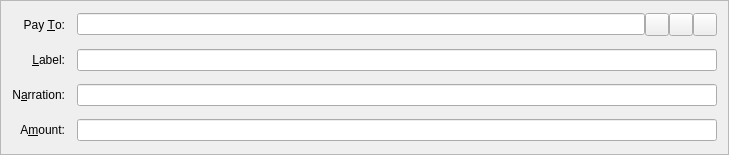
<?xml version="1.0" encoding="UTF-8"?>
<ui version="4.0">
 <class>SendCoinsEntry</class>
 <widget class="QFrame" name="SendCoinsEntry">
  <property name="geometry">
   <rect>
    <x>0</x>
    <y>0</y>
    <width>729</width>
    <height>155</height>
   </rect>
  </property>
  <property name="windowTitle">
   <string>Form</string>
  </property>
  <property name="frameShape">
   <enum>QFrame::StyledPanel</enum>
  </property>
  <property name="frameShadow">
   <enum>QFrame::Sunken</enum>
  </property>
  <layout class="QGridLayout" name="gridLayout">
   <property name="spacing">
    <number>12</number>
   </property>
   <item row="6" column="0">
    <widget class="QLabel" name="label">
     <property name="text">
      <string>A&amp;mount:</string>
     </property>
     <property name="alignment">
      <set>Qt::AlignRight|Qt::AlignTrailing|Qt::AlignVCenter</set>
     </property>
     <property name="buddy">
      <cstring>payAmount</cstring>
     </property>
    </widget>
   </item>
   <item row="3" column="0">
    <widget class="QLabel" name="label_2">
     <property name="text">
      <string>Pay &amp;To:</string>
     </property>
     <property name="alignment">
      <set>Qt::AlignRight|Qt::AlignTrailing|Qt::AlignVCenter</set>
     </property>
     <property name="buddy">
      <cstring>payTo</cstring>
     </property>
    </widget>
   </item>
   <item row="6" column="1">
    <widget class="BitcoinAmountField" name="payAmount"/>
   </item>
   <item row="4" column="1">
    <layout class="QHBoxLayout" name="horizontalLayout_2">
     <property name="spacing">
      <number>0</number>
     </property>
     <item>
      <widget class="QValidatedLineEdit" name="addAsLabel">
       <property name="enabled">
        <bool>true</bool>
       </property>
       <property name="toolTip">
        <string>Enter a label for this address to add it to your address book</string>
       </property>
      </widget>
     </item>
    </layout>
   </item>
   <item row="5" column="0">
    <widget class="QLabel" name="label_3">
     <property name="text">
      <string>N&amp;arration:</string>
     </property>
     <property name="alignment">
      <set>Qt::AlignRight|Qt::AlignTrailing|Qt::AlignVCenter</set>
     </property>
     <property name="buddy">
      <cstring>narration</cstring>
     </property>
    </widget>
   </item>
   <item row="5" column="1">
    <widget class="QValidatedLineEdit" name="narration">
     <property name="enabled">
      <bool>true</bool>
     </property>
     <property name="toolTip">
      <string>Enter a short note to send with payment (max 24 characters)</string>
     </property>
    </widget>
   </item>
   <item row="4" column="0">
    <widget class="QLabel" name="label_4">
     <property name="text">
      <string>&amp;Label:</string>
     </property>
     <property name="alignment">
      <set>Qt::AlignRight|Qt::AlignTrailing|Qt::AlignVCenter</set>
     </property>
     <property name="buddy">
      <cstring>addAsLabel</cstring>
     </property>
    </widget>
   </item>
   <item row="3" column="1">
    <layout class="QHBoxLayout" name="payToLayout">
     <property name="spacing">
      <number>0</number>
     </property>
     <item>
      <widget class="QValidatedLineEdit" name="payTo">
       <property name="toolTip">
        <string>The UnxCoin address to send the payment to  (e.g. UPg3KZKqkCHyVns744SDw6u1bKcnYDaLN3b)</string>
       </property>
       <property name="maxLength">
        <number>34</number>
       </property>
      </widget>
     </item>
     <item>
      <widget class="QToolButton" name="addressBookButton">
       <property name="toolTip">
        <string>Choose address from address book</string>
       </property>
       <property name="text">
        <string/>
       </property>
       <property name="icon">
        <iconset resource="../bitcoin.qrc">
         <normaloff>:/icons/address-book</normaloff>:/icons/address-book</iconset>
       </property>
       <property name="shortcut">
        <string>Alt+A</string>
       </property>
      </widget>
     </item>
     <item>
      <widget class="QToolButton" name="pasteButton">
       <property name="toolTip">
        <string>Paste address from clipboard</string>
       </property>
       <property name="text">
        <string/>
       </property>
       <property name="icon">
        <iconset resource="../bitcoin.qrc">
         <normaloff>:/icons/editpaste</normaloff>:/icons/editpaste</iconset>
       </property>
       <property name="shortcut">
        <string>Alt+P</string>
       </property>
      </widget>
     </item>
     <item>
      <widget class="QToolButton" name="deleteButton">
       <property name="toolTip">
        <string>Remove this recipient</string>
       </property>
       <property name="text">
        <string/>
       </property>
       <property name="icon">
        <iconset resource="../bitcoin.qrc">
         <normaloff>:/icons/remove</normaloff>:/icons/remove</iconset>
       </property>
      </widget>
     </item>
    </layout>
   </item>
  </layout>
 </widget>
 <customwidgets>
  <customwidget>
   <class>QValidatedLineEdit</class>
   <extends>QLineEdit</extends>
   <header>qvalidatedlineedit.h</header>
  </customwidget>
  <customwidget>
   <class>BitcoinAmountField</class>
   <extends>QLineEdit</extends>
   <header>bitcoinamountfield.h</header>
   <container>1</container>
  </customwidget>
 </customwidgets>
 <resources>
  <include location="../bitcoin.qrc"/>
 </resources>
 <connections/>
</ui>
